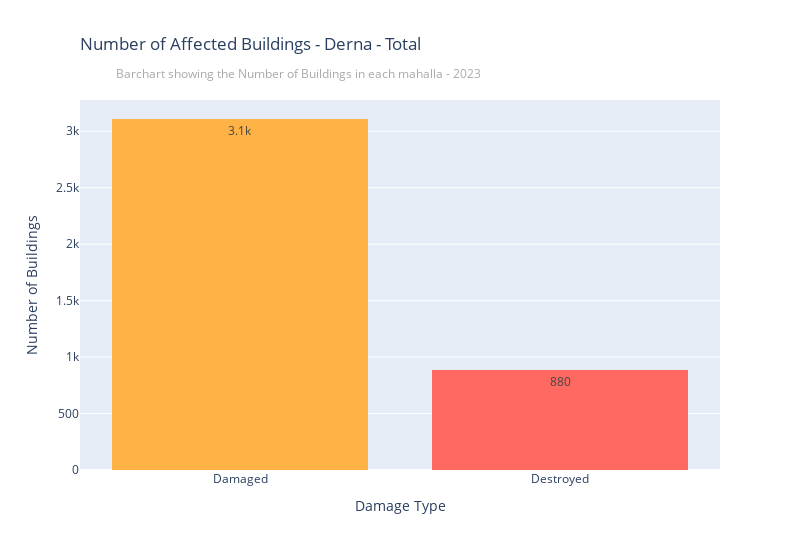

Here is the notebook cell this chart was saved with:
### Code cell
df_plot = gdf_derna_damaged_structures.copy()
df_plot = df_plot.groupby(["damage_gra"])[["name"]].count().reset_index()
df_plot["sorting"] = df_plot["damage_gra"].map({"Damaged": 2, "Possibly damaged": 1, "Destroyed": 3})


fig = px.histogram(data_frame=df_plot.sort_values(by="sorting", ascending=True),
                   x="damage_gra",
                   y="name",
                   labels={"damage_gra": "Number of Buildings"},
                   title=f'Number of Affected Buildings - Derna - Total',
                   barmode="stack",
                   text_auto=True,
                   color="damage_gra",
                   orientation="v", 
                   color_discrete_sequence=color_palete_damage[1:])

fig.update_layout(width=800,
                  height=550,
                  font=dict(size=12),
                  showlegend=False,  # Hide the legend
                  title_x=0.1)  # Center the title

fig.update_layout(yaxis_title="Number of Buildings")
fig.update_layout(xaxis_title="Damage Type")

fig.update_traces(texttemplate='%{y:.2s}')  # Format text on bars
fig.update_yaxes(ticksuffix='', tickformat="~s")  # Use ~s for thousands and millions formatting

# Add subtitle as an annotation
fig.add_annotation(
    text="Barchart showing the Number of Buildings in each mahalla - 2023",
    xref="paper", yref="paper",
    x=0.63, y=1.1,  # Position relative to the main title
    showarrow=False,
    font=dict(size=12, color="darkgrey"),  # Smaller font and light dark grey color
    xanchor='right'
)

fig.show()

### Figure 1 — Plotly figure (JSON) as saved in the notebook; plotly's stock layout.template omitted (floating-point values rounded to 4 significant figures)
{"data": [{"alignmentgroup": "True", "bingroup": "x", "histfunc": "sum", "hovertemplate": "Number of Buildings=%{x}<br>sum of name=%{y}<extra></extra>", "legendgroup": "Damaged", "marker": {"color": "#ffb347", "pattern": {"shape": ""}}, "name": "Damaged", "offsetgroup": "Damaged", "orientation": "v", "showlegend": true, "texttemplate": "%{y:.2s}", "type": "histogram", "x": ["Damaged"], "xaxis": "x", "y": [3113], "yaxis": "y"}, {"alignmentgroup": "True", "bingroup": "x", "histfunc": "sum", "hovertemplate": "Number of Buildings=%{x}<br>sum of name=%{y}<extra></extra>", "legendgroup": "Destroyed", "marker": {"color": "#ff6961", "pattern": {"shape": ""}}, "name": "Destroyed", "offsetgroup": "Destroyed", "orientation": "v", "showlegend": true, "texttemplate": "%{y:.2s}", "type": "histogram", "x": ["Destroyed"], "xaxis": "x", "y": [882], "yaxis": "y"}], "layout": {"annotations": [{"font": {"color": "darkgrey", "size": 12}, "showarrow": false, "text": "Barchart showing the Number of Buildings in each mahalla - 2023", "x": 0.63, "xanchor": "right", "xref": "paper", "y": 1.1, "yref": "paper"}], "barmode": "stack", "font": {"size": 12}, "height": 550, "legend": {"title": {"text": "Number of Buildings"}, "tracegroupgap": 0}, "showlegend": false, "title": {"text": "Number of Affected Buildings - Derna - Total", "x": 0.1}, "width": 800, "xaxis": {"anchor": "y", "categoryarray": ["Damaged", "Destroyed"], "categoryorder": "array", "domain": [0, 1], "title": {"text": "Damage Type"}}, "yaxis": {"anchor": "x", "domain": [0, 1], "tickformat": "~s", "ticksuffix": "", "title": {"text": "Number of Buildings"}}}}
